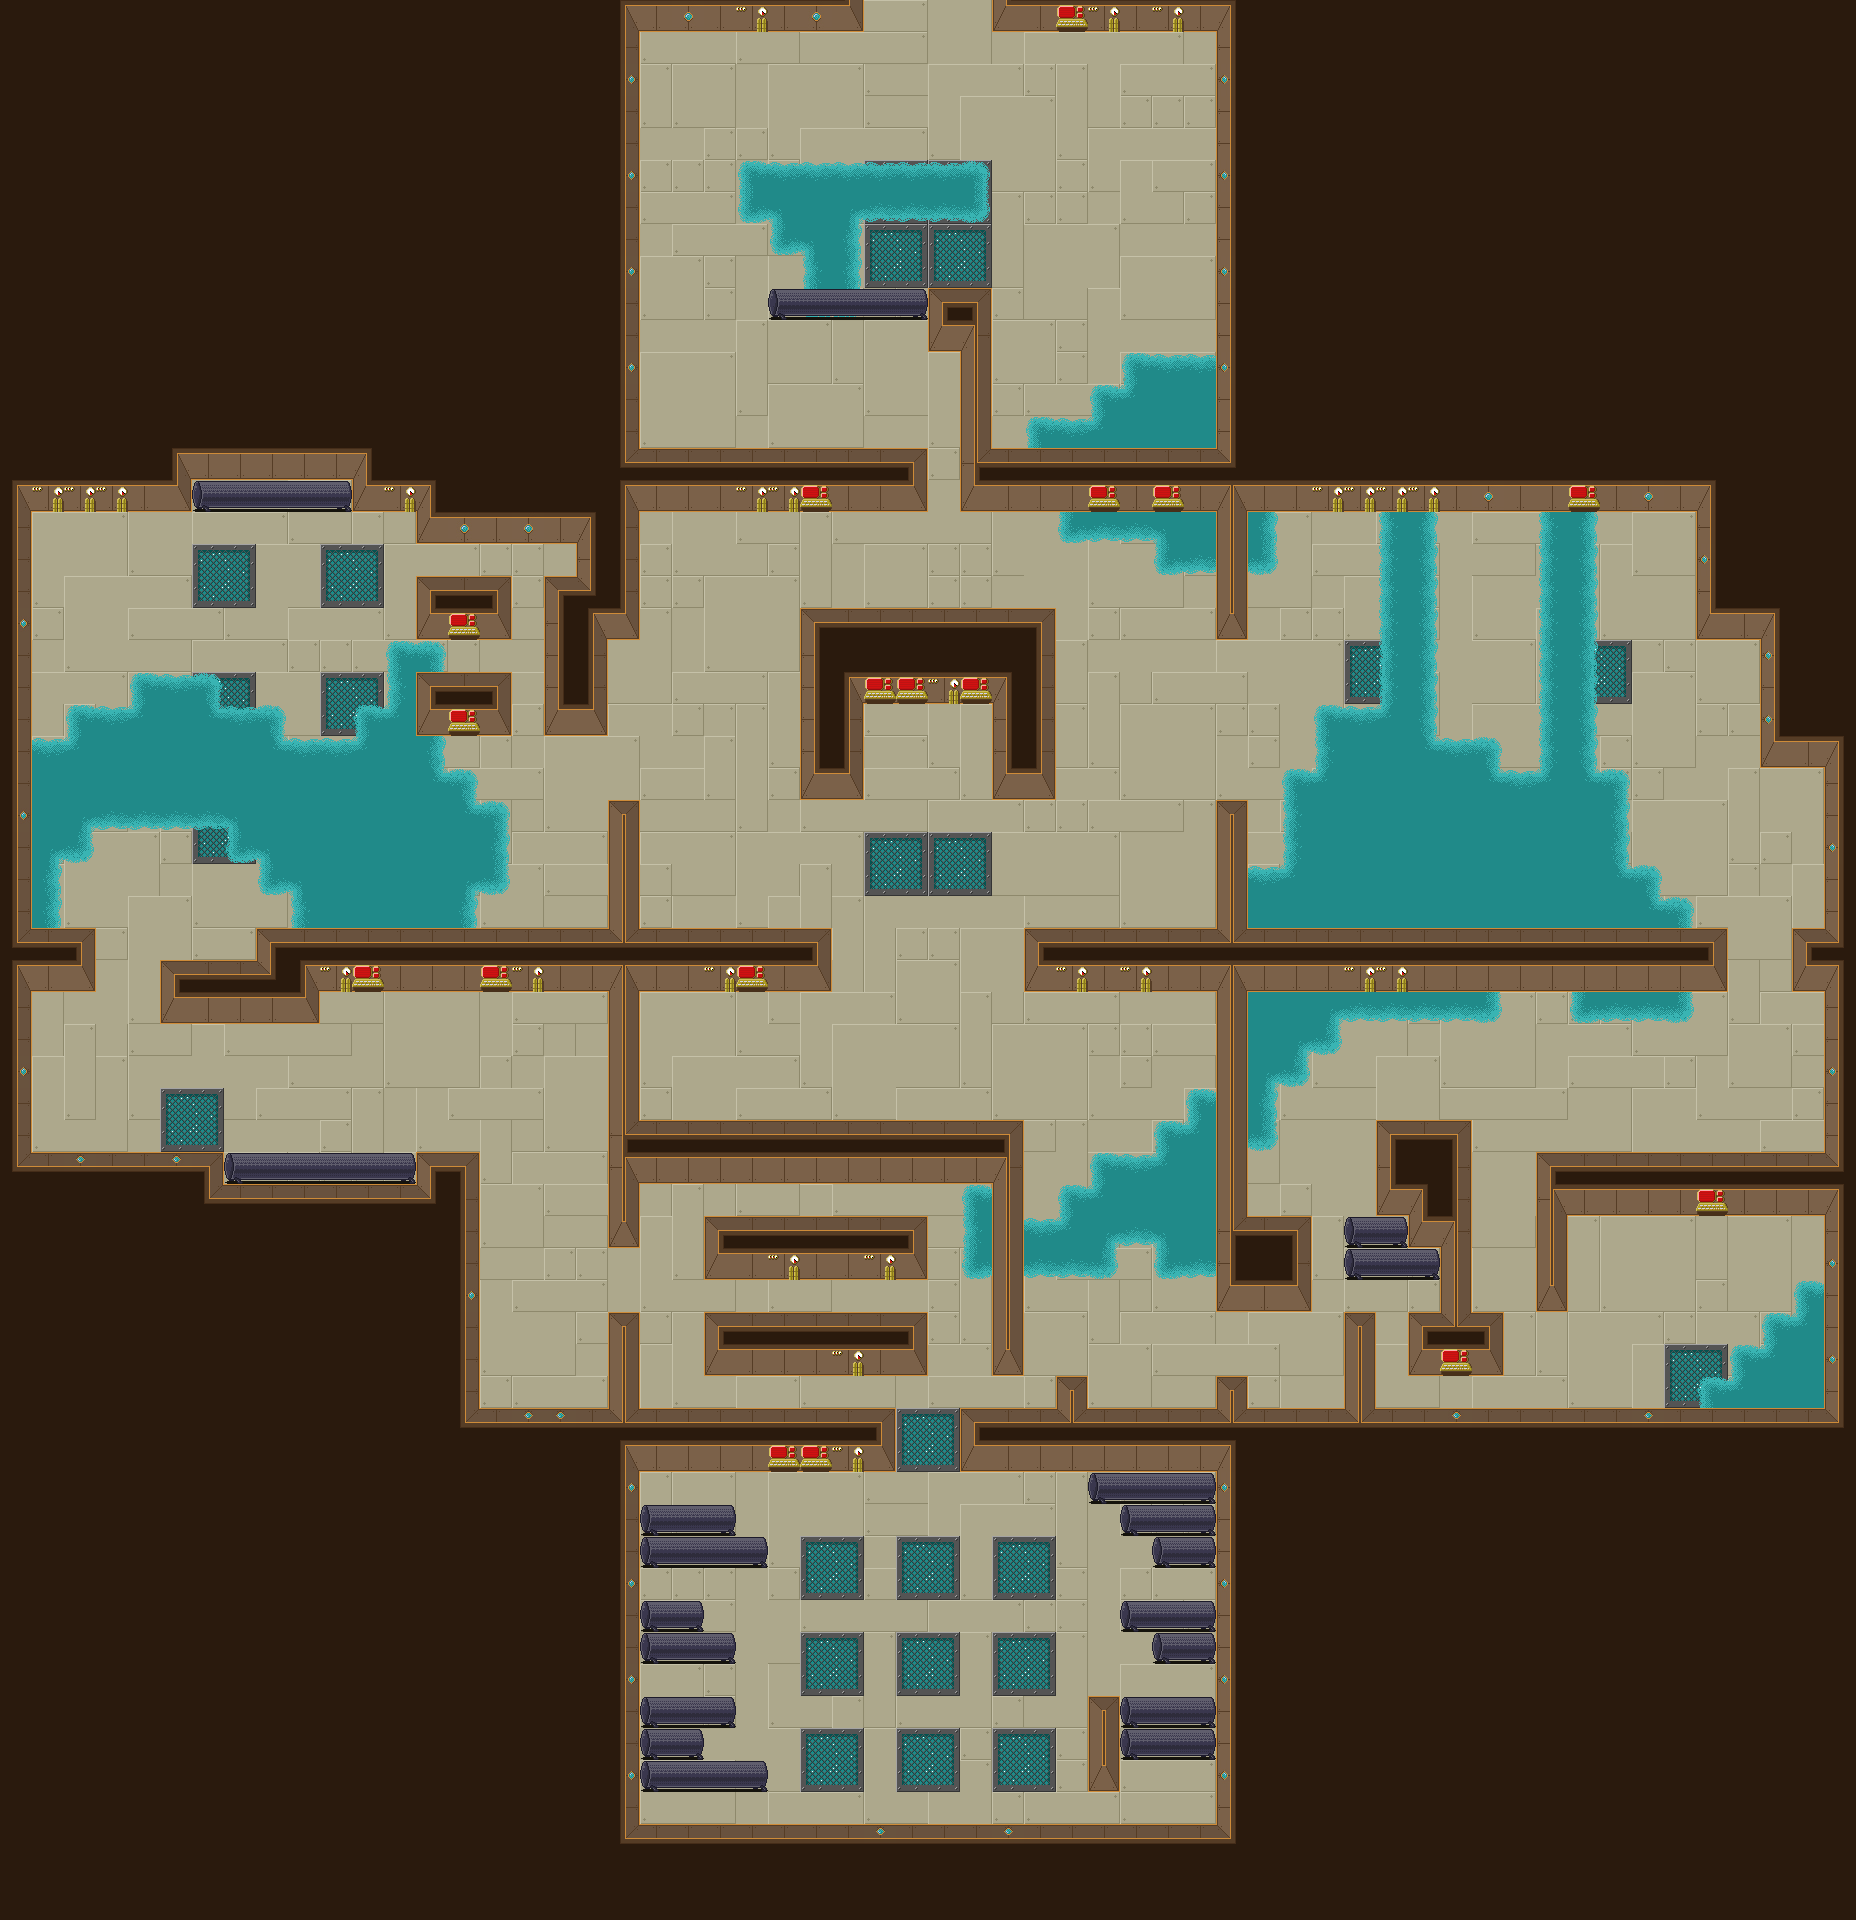

Tiled map render using the project's own tile images. Description and the map definition, with tile-layer contents summarised, below:
An orthogonal 58x60 tile map with 32x32 px tiles, 3 tile layers (ground, water, walls) and 84 objects (27x siren, 25x movable_block, 10x steam, 7x breakable_block, 6x leak, ...).

<map version="1.0" orientation="orthogonal" width="58" height="60" tilewidth="32" tileheight="32">
 <tileset firstgid="1" name="tileset" tilewidth="32" tileheight="32">
  <image source="tileset.png" width="320" height="352" />
 </tileset>
 <layer name="ground" width="58" height="60">
  <data>[3480 cells, 2293 non-empty, 20 distinct tile ids]</data>
 </layer>
 <layer name="water" width="58" height="60">
  <data>[3480 cells, 344 non-empty, 13 distinct tile ids]</data>
 </layer>
 <layer name="walls" width="58" height="60">
  <data>[3480 cells, 1977 non-empty, 32 distinct tile ids]</data>
 </layer>
 <objectgroup name="objects" width="58" height="60">
  <object name="movable_block" type="movable_block" x="1056" y="1792" width="32" height="32" />
  <object name="breakable_block" type="breakable_block" x="608" y="1248" width="32" height="32" />
  <object name="breakable_block" type="breakable_block" x="608" y="1280" width="32" height="32" />
  <object name="movable_block" type="movable_block" x="992" y="1376" width="32" height="32" />
  <object name="movable_block" type="movable_block" x="1504" y="1312" width="32" height="32" />
  <object name="movable_block" type="movable_block" x="1312" y="1280" width="32" height="32" />
  <object name="movable_block" type="movable_block" x="1344" y="1280" width="32" height="32" />
  <object name="breakable_block" type="breakable_block" x="1312" y="1248" width="32" height="32" />
  <object name="steam" type="steam" x="1664" y="1184" width="32" height="32">
   <properties>
    <property name="direction" value="2" />
    <property name="period" value="5" />
    <property name="size" value="7" />
   </properties>
  </object>
  <object name="steam" type="steam" x="1376" y="960" width="32" height="32">
   <properties>
    <property name="direction" value="2" />
    <property name="period" value="5" />
    <property name="size" value="5" />
   </properties>
  </object>
  <object name="breakable_block" type="breakable_block" x="1504" y="1344" width="32" height="32" />
  <object name="breakable_block" type="breakable_block" x="1312" y="1312" width="32" height="32" />
  <object name="key" type="key" x="1696" y="1280" width="32" height="32" />
  <object name="steam" type="steam" x="384" y="1120" width="32" height="32">
   <properties>
    <property name="direction" value="0" />
    <property name="period" value="0" />
    <property name="size" value="5" />
   </properties>
  </object>
  <object name="steam" type="steam" x="1344" y="480" width="32" height="32">
   <properties>
    <property name="direction" value="2" />
    <property name="period" value="5" />
    <property name="size" value="7" />
   </properties>
  </object>
  <object name="steam" type="steam" x="1536" y="480" width="32" height="32">
   <properties>
    <property name="direction" value="2" />
    <property name="period" value="6" />
    <property name="size" value="7" />
   </properties>
  </object>
  <object name="movable_block" type="movable_block" x="704" y="512" width="32" height="32" />
  <object name="movable_block" type="movable_block" x="640" y="512" width="32" height="32" />
  <object name="movable_block" type="movable_block" x="672" y="512" width="32" height="32" />
  <object name="door" type="door" x="928" y="480" width="32" height="32" />
  <object name="movable_block" type="movable_block" x="1120" y="1024" width="32" height="32" />
  <object name="movable_block" type="movable_block" x="512" y="544" width="32" height="32" />
  <object name="movable_block" type="movable_block" x="96" y="608" width="32" height="32" />
  </objectgroup>
</map>
<!-- 61 of 84 objects omitted -->
